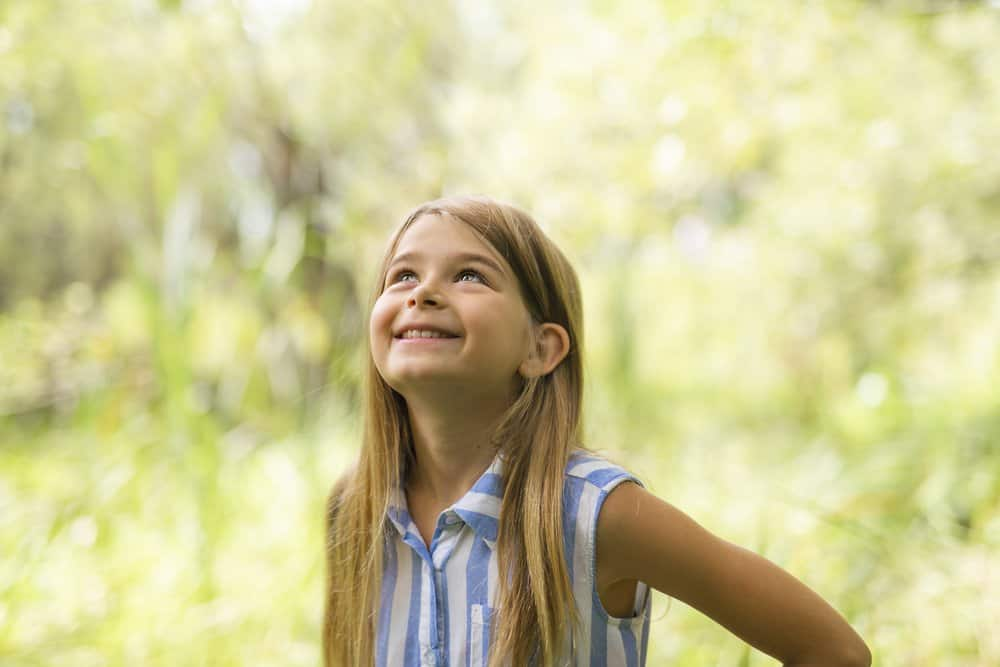
#> input picture led.jpg, 1000 x 667 px
$ python main.py
#> lines starting #> are read from the running program, lines starting #| are printed output that depends on the picture; after the words box and inside, x2 and y2 are one past the last pixel; in counts of white or black regions, pixels touching at a corner belong together
import cv2
import numpy as np

image = cv2.imread('led.jpg')
#> image is the input picture: shape (667, 1000, 3); mean B, G, R 150.5, 200.7, 205.2

# Convert to graycsale
img_gray = cv2.cvtColor(image, cv2.COLOR_BGR2GRAY)
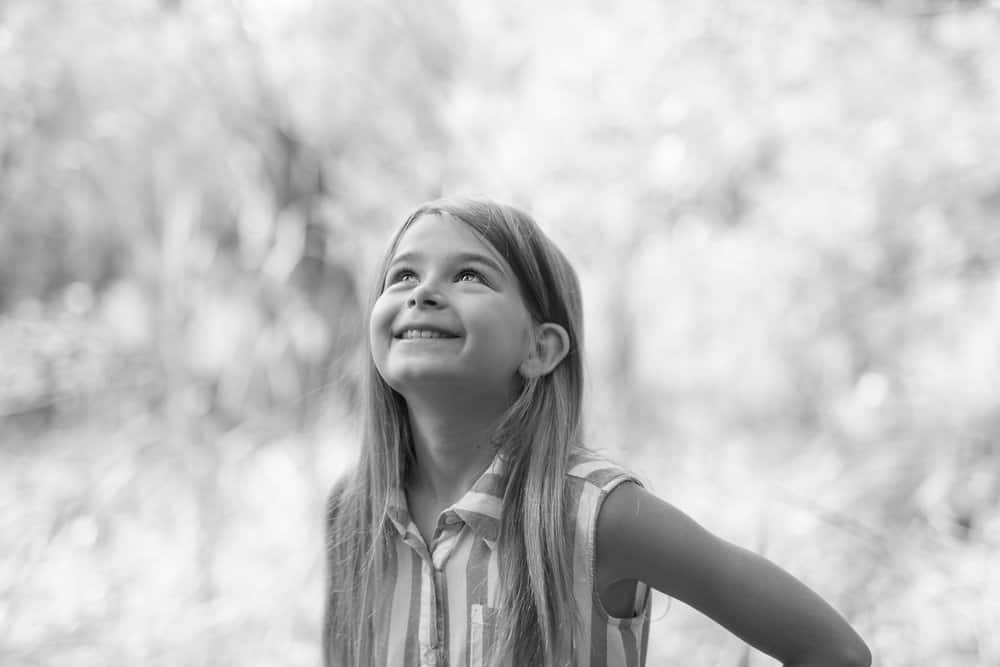
#> img_gray: shape (667, 1000); min 1, max 254, mean 196.4
# Blur the image for better edge detection
img_blur = cv2.GaussianBlur(img_gray, (3,3), 0)

# Canny Edge Detection
cv2.imshow('My Image', image)
#cv2.waitKey(0)

Canny_Edge_Image = cv2.Canny(image=img_blur, threshold1=100, threshold2=200) # Canny Edge Detection
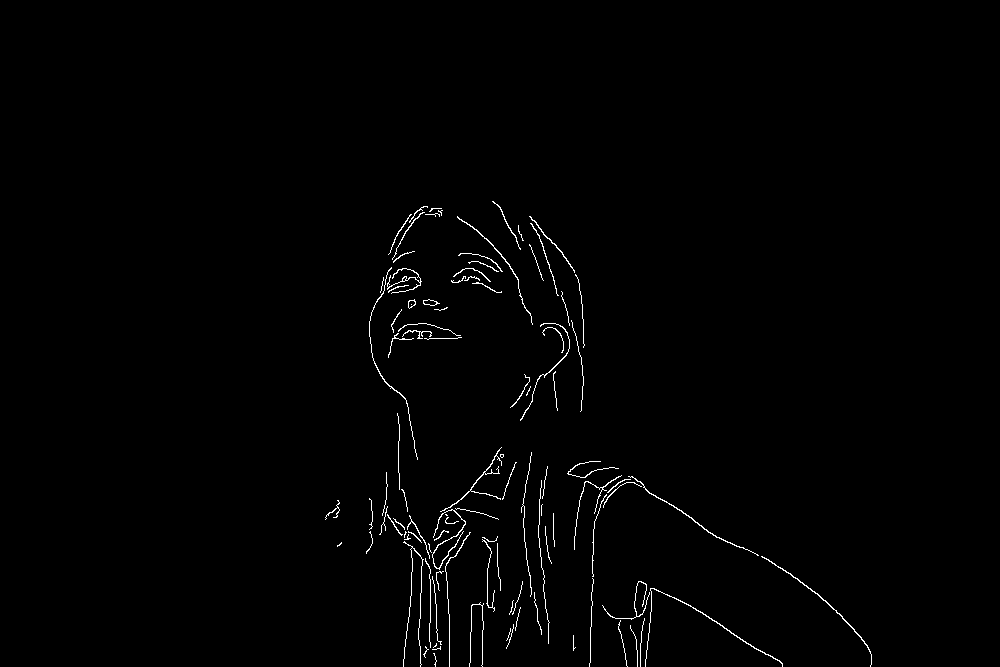
#> Canny_Edge_Image: shape (667, 1000); 0.97% white in thin lines or dots, all inside (x1, y1, x2, y2) = (325, 201, 872, 667)
# Display Canny Edge Detection Image
cv2.imshow('Canny Edge Detection', Canny_Edge_Image)
cv2.waitKey(0)

filename = 'Canny_Edge_Image.jpg'

cv2.imwrite(filename, Canny_Edge_Image)
cv2.destroyAllWindows()
